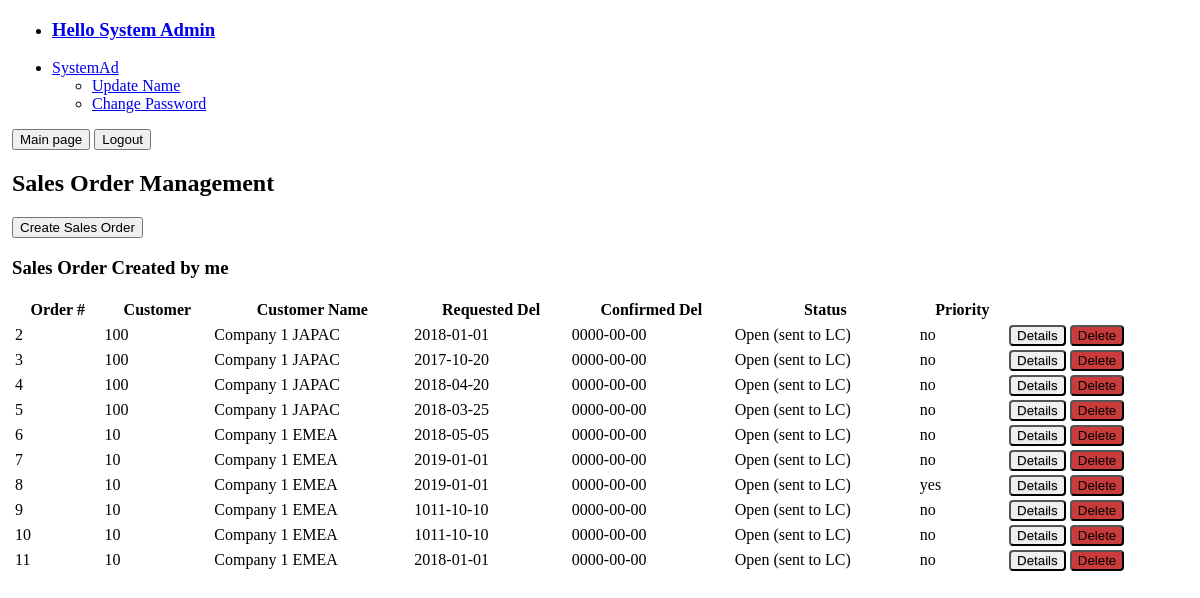
/ha_dist_oop/so_management.php (signed in), run on an earlier commit of the app's database.
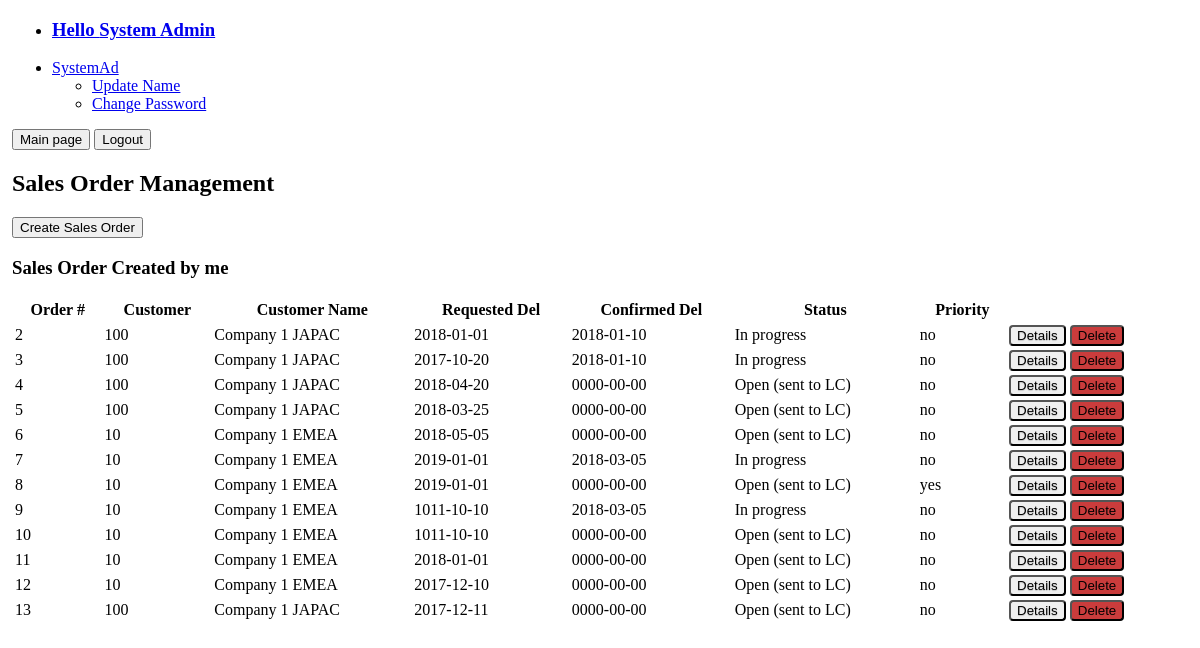
And on a later commit of the database.
### tables this page shows
CREATE TABLE `users` (
  `id` int(11) NOT NULL,
  `username` varchar(8) NOT NULL COMMENT '6+2: lastname+fname',
  `first_name` varchar(40) NOT NULL,
  `last_name` varchar(40) NOT NULL,
  `role` int(5) UNSIGNED NOT NULL,
  `rw` tinyint(1) NOT NULL DEFAULT '1',
  `password` varchar(64) NOT NULL,
  `salt` varchar(32) NOT NULL,
  `last_login` timestamp NOT NULL DEFAULT CURRENT_TIMESTAMP ON UPDATE CURRENT_TIMESTAMP,
  `joined` datetime NOT NULL
);

CREATE TABLE `order_header` (
  `order_number` int(10) UNSIGNED NOT NULL,
  `customer` int(10) UNSIGNED NOT NULL COMMENT 'entity table ',
  `agent` int(11) NOT NULL,
  `req_del_dat` date NOT NULL,
  `conf_del_date` date DEFAULT NULL,
  `status` int(2) UNSIGNED NOT NULL,
  `doc_type` varchar(2) NOT NULL,
  `priority` tinyint(1) NOT NULL DEFAULT '0' COMMENT 'order for promotion/flyer'
);

CREATE TABLE `customer` (
  `number` int(10) UNSIGNED NOT NULL,
  `type` varchar(3) NOT NULL,
  `name` text NOT NULL,
  `representative` text NOT NULL COMMENT 'user representing the entity in the system',
  `hub` varchar(5) NOT NULL COMMENT 'which HUB it belongs to',
  `rate` tinyint(3) UNSIGNED NOT NULL,
  `payment_due` int(10) UNSIGNED NOT NULL COMMENT 'basically, after how many days the payment will be due after invoice date'
);

CREATE TABLE `status` (
  `status_id` int(2) UNSIGNED NOT NULL,
  `name` varchar(30) NOT NULL,
  `doc_type` varchar(2) NOT NULL
);

### ha_dist_oop/classes/config.php (called while the page is built)
<?php
class Config {
    public static function get($path = null) {
        if ($path){
            $config = $GLOBALS['config'];
            $path = explode('/', $path);
            foreach($path as $bit) {
                if(isset($config[$bit])) {
                    $config = $config[$bit];
                }
            }
            return $config;
        }
        return false;
    }
}

### ha_dist_oop/classes/db.php (called while the page is built, shortened)
<?php
class DB {
    private static $_instance = null;
    private $_pdo,
            $_query,
            $_error = false,
            $_results,
            $_count = 0;
    private function __construct() {
        try {
            $this->_pdo = new PDO('mysql:host=' . Config::get('mysql/host') . ';dbname=' . Config::get('mysql/db'), Config::get('mysql/username'), Config::get('mysql/password'));
        } catch(PDOException $e) {
            die($e->getMessage());
        }
    }
    public static function getInstance() {
        if(!isset(self::$_instance)) {
            self::$_instance = new DB();
        }
        return self::$_instance;
    }
    public function query($sql, $params = array()) {
        $this->_error = false;
        if($this->_query = $this->_pdo->prepare($sql)) {
            $x = 1;
            if(count($params)) {
                foreach($params as $param) {
                    $this->_query->bindValue($x, $param);
                    $x++;
                }
            }
            if($this->_query->execute()) {
                $this->_results = $this->_query->fetchAll(PDO::FETCH_OBJ);
                $this->_count = $this->_query->rowCount();
            } else {
                $this->_error = true;
            }
        }
        return $this;
    }
    public function action($action, $table, $where = array()) {
        if(count($where) === 3) {
            $operators = array('=', '>', '<', '>=', '<=', 'LIKE');
            $field = $where[0];
            $operator = $where[1];
            $value = $where[2];
            if(in_array($operator, $operators)) {
                $sql = "{$action} FROM {$table} WHERE {$field} {$operator} ?";
                if(!$this->query($sql, array($value))->error()) {
                    return $this;
                }
            }
        }
        return false;
    }
    public function get($table, $where) {
        return $this->action('SELECT *', $table, $where);
    }
    public function getField($table, $columnm, $where) {
        return $this->action('SELECT'." ".$columnm, $table, $where);
    }
    public function results() {
        return $this->_results;
    }
    public function first() {
        $data = $this->results();
        return $data[0];
    }
    public function count() {
        return $this->_count;
    }
    public function error() {
        return $this->_error;
    }
}

### ha_dist_oop/classes/user.php (called while the page is built, shortened)
<?php
class User {
    private $_db,
            $_data,
            $_sessionName,
            $_cookieName,
            $isLoggedIn;
    public function __construct($user = null) {
        $this->_db = DB::getInstance();
        $this->_sessionName = Config::get('sessions/session_name');
        if(!$user) {
            if(Session::exists($this->_sessionName)) {
                $user = Session::get($this->_sessionName);
                if($this->find($user)) {
                    $this->isLoggedIn = true;
                } else {
                }
            }
        } else {
            $this->find($user);
        }
    }
    public function find($user = null) {
        if($user) {
            $field = (is_numeric($user)) ? 'id' : 'username';
            $data = $this->_db->get('users', array($field, '=', $user));
            if($data->count()) {
                $this->_data = $data->first();
                return true;
            }
        }
        return false;
    }
    public function data(){
        return $this->_data;
    }
}

### ha_dist_oop/classes/session.php (called while the page is built, shortened)
<?php
class Session {
    public static function exists($name) {
        return (isset($_SESSION[$name])) ? true : false;
    }
    public static function get($name) {
        return $_SESSION[$name];
    }
}
?>

### ha_dist_oop/functions/sanitize.php (called while the page is built, shortened)
<?php
function escape($string) {
    return htmlentities($string, ENT_QUOTES, 'UTF-8');
}

### ha_dist_oop/classes/formaction.php (called while the page is built, shortened)
<?php
Class formAction{
    protected   $_db,
                $_orderNr;
    public function __construct(){
        $this->_db = DB::getInstance();
    }
    public function GetAllRecords($table, $where){
        $this->_db->get($table, $where);
        return $this->_db->results();
    }
    public function GetRecordField($table, $column, $where){
        $this->_db->getField($table, $column, $where);
        return $this->_db->results();
    }
}
?>

### ha_dist_oop/so_management.php (the view, shortened to what this page needs)
<!DOCTYPE html>
<html lang="en" xmlns="http://www.w3.org/1999/xhtml">
<head>
</head>
<body>
<?php
include_once('header.php');
$form = new SalesOrderForm();
?>
<h2>Sales Order Management</h2>
<a href="create_order.php" target="_parent"><button type="button" class="pure-button pure-button-primary">Create Sales Order</button></a>
<h3>Sales Order Created by me</h3>
<table width="100%" class="pure-table">
<thead><th>Order #</th><th>Customer</th><th>Customer Name</th><th>Requested Del</th><th>Confirmed Del</th><th>Status</th><th>Priority</th></thead>
<tr>
<?php
$orders     = $form->GetAllRecords('order_header', array('agent', '=', $_SESSION['user']));
foreach ($orders as $order)
{  $custName        = $form->GetRecordField('customer', 'name', array('number','=', $order->customer));
   $statusName      = $form->GetRecordField('status', 'name', array('status_id','=', $order->status));
     ?>
    <form action="" method="POST">
    <tr>
    <td><?php echo $order->order_number           ?></td>
    <td><?php echo $order->customer               ?></td>
    <td><?php echo $custName[0]->name             ?></td>
    <td><?php echo $order->req_del_dat            ?></td>
    <td><?php echo $order->conf_del_date          ?></td>
    <td><?php echo $statusName[0]->name           ?></td>
    <td><?php echo ($order->priority)? 'yes':'no' ?></td>
    <td>
    <input type="submit" name="okButton" value="Details" class="button-secondary pure-button"/>
    <input type="submit" name="okButton" value="Delete" class="button-error pure-button" onClick="return confirm('Are you sure you want to delete SO: <?php echo $order->order_number ?>  ?')">
    </td>
	</form>
    </tr>
<?php } ?>
</body>
</html>

### ha_dist_oop/header.php (shortened to what this page needs)
<!DOCTYPE html>
<html lang="en" xmlns="http://www.w3.org/1999/xhtml">
<head>
    <link rel="stylesheet" href="https://unpkg.com/purecss@1.0.0/build/pure-min.css">
    <link rel="stylesheet" href="./core/mainStyle.css">
</head>
<body>
 <?php $user = new User(); ?>
    <div class="pure-menu pure-menu-horizontal">
    <ul class="pure-menu-list">
        <li class="pure-menu-item pure-menu-selected"><a href="profile.php?user=<?php echo escape($user->data()->username);?>" class="pure-menu-link"><h3>Hello <?php echo escape($user->data()->first_name)." ".escape($user->data()->last_name); ?> </h3></a></li>
        <li class="pure-menu-item pure-menu-has-children pure-menu-allow-hover">
            <a href="#" id="menuLink1" class="pure-menu-link"><?php echo escape($user->data()->username); ?></a>
            <ul class="pure-menu-children">
                <li class="pure-menu-item"><a href="update.php" class="pure-menu-link">Update Name</a></li>
                <li class="pure-menu-item"><a href="changepassword.php" class="pure-menu-link">Change Password</a></li>
            </ul>
        </li>
    </ul>
</div>
    <a href="./home.php" target="_parent"><button type="button" value="Return" class="pure-button pure-button-primary">Main page</button></a>
    <a href="logout.php" target="_parent"><button type="button" class="pure-button pure-button-primary">Logout</button></a>
</body>
</html>

### ha_dist_oop/core/mainStyle.css (style rules this page uses)
.button-error { background: rgb(202, 60, 60); border-radius: 4px; }
.button-secondary { border-radius: 4px; text-shadow: 0 1px 1px rgba(0, 0, 0, 0.2); }
body { margin-left: 1%; }

What changed in the data, as far as the page shows it:
changed order_header id 2: conf_del_date "0000-00-00" → "2018-01-10"; status.name "Open (sent to LC)" → "In progress"
changed order_header id 3: conf_del_date "0000-00-00" → "2018-01-10"; status.name "Open (sent to LC)" → "In progress"
changed order_header id 7: conf_del_date "0000-00-00" → "2018-03-05"; status.name "Open (sent to LC)" → "In progress"
changed order_header id 9: conf_del_date "0000-00-00" → "2018-03-05"; status.name "Open (sent to LC)" → "In progress"
added order_header: order_number "12", customer "10", customer.name "Company 1 EMEA", req_del_dat "2017-12-10", conf_del_date "0000-00-00", status.name "Open (sent to LC)", priority "no"
added order_header: order_number "13", customer "100", customer.name "Company 1 JAPAC", req_del_dat "2017-12-11", conf_del_date "0000-00-00", status.name "Open (sent to LC)", priority "no"
